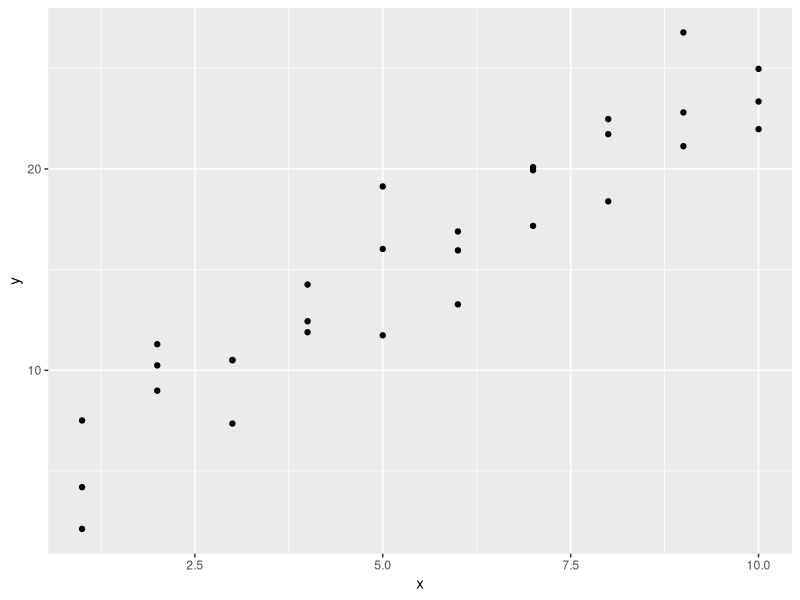
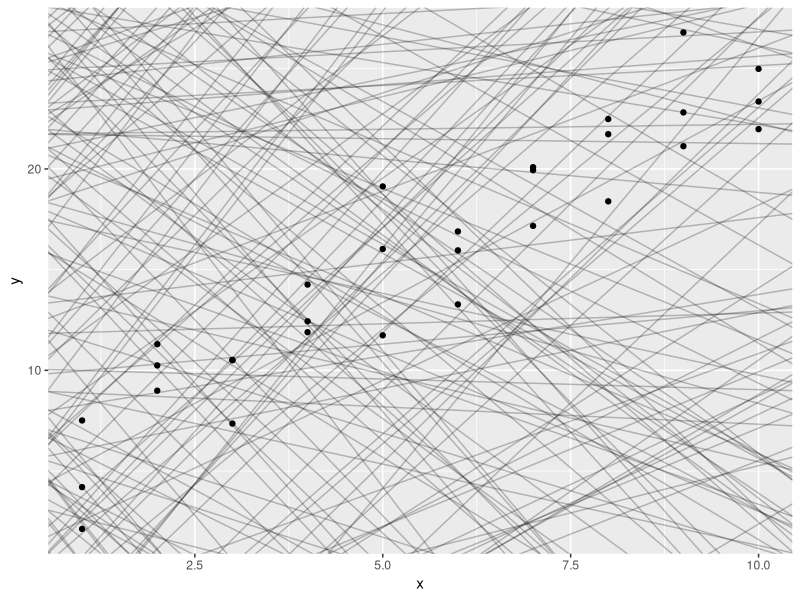
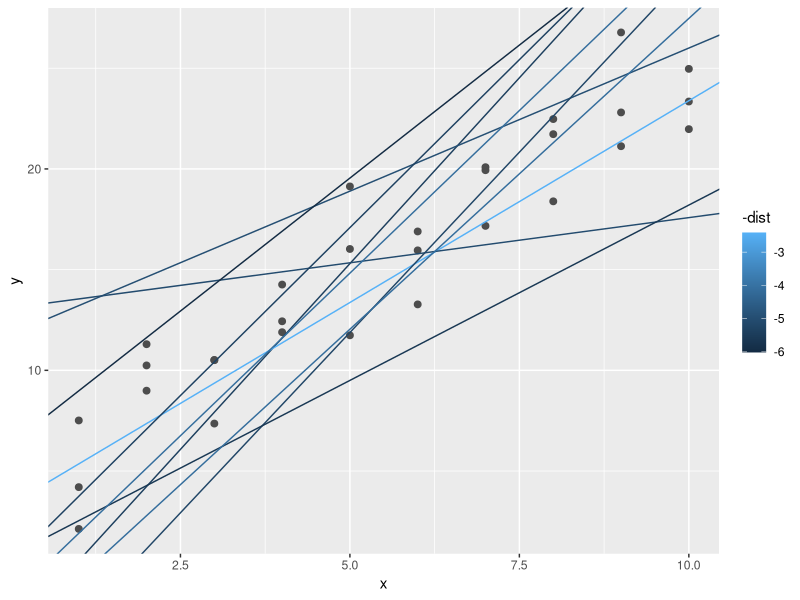

These figures' R source, in order:
## ---- chunk 1
knitr::opts_chunk$set(echo = TRUE)
## ---- chunk 2

library(tidyverse)

library(modelr)

options(na.action = na.warn)
## ---- chunk 3

ggplot(sim1, aes(x, y)) + # sim1 viene con modelr
  geom_point()
## ---- chunk 4

# armamos un tibble con la columna a1 y la columna a2 generadas al azar como dos variables uniformes, una va entre -20 y 40 y la otra entre -5 y 5 Al ser uniformes, la probabilidad de que salga cualquiera de los numeros en ese rango es la misma
models <- tibble(
  a1 = runif(250, -20, 40),
  a2 = runif(250, -5, 5)
)

# Al grafico de los puntos iniciales, le agregamos rectas al azar con ordenada al origen a1 y pendiente a2. Un bardito.
ggplot(sim1, aes(x, y)) + 
  geom_abline(aes(intercept = a1, slope = a2), data = models, alpha = 1/4) +
  geom_point() 

## ---- chunk 5

model1 <- function(a, data) {
  a[1] + data$x * a[2]
}
model1(c(7, 1.5), sim1)

## ---- chunk 6

measure_distance <- function(mod, data) {
  diff <- data$y - model1(mod, data)
  sqrt(mean(diff ^ 2))
}
measure_distance(c(7, 1.5), sim1)
## ---- chunk 7

sim1_dist <- function(a1, a2) {
  measure_distance(c(a1, a2), sim1)
}

# usamos purrr con la helper function sim1_dist que toma 2 parametros double
models <- models %>% 
  mutate(dist = purrr::map2_dbl(a1, a2, sim1_dist))
models
## ---- chunk 8

ggplot(sim1, aes(x, y)) + 
  geom_point(size = 2, colour = "grey30") + 
  geom_abline(
    aes(intercept = a1, slope = a2, colour = -dist), 
    data = filter(models, rank(dist) <= 10)
  )
